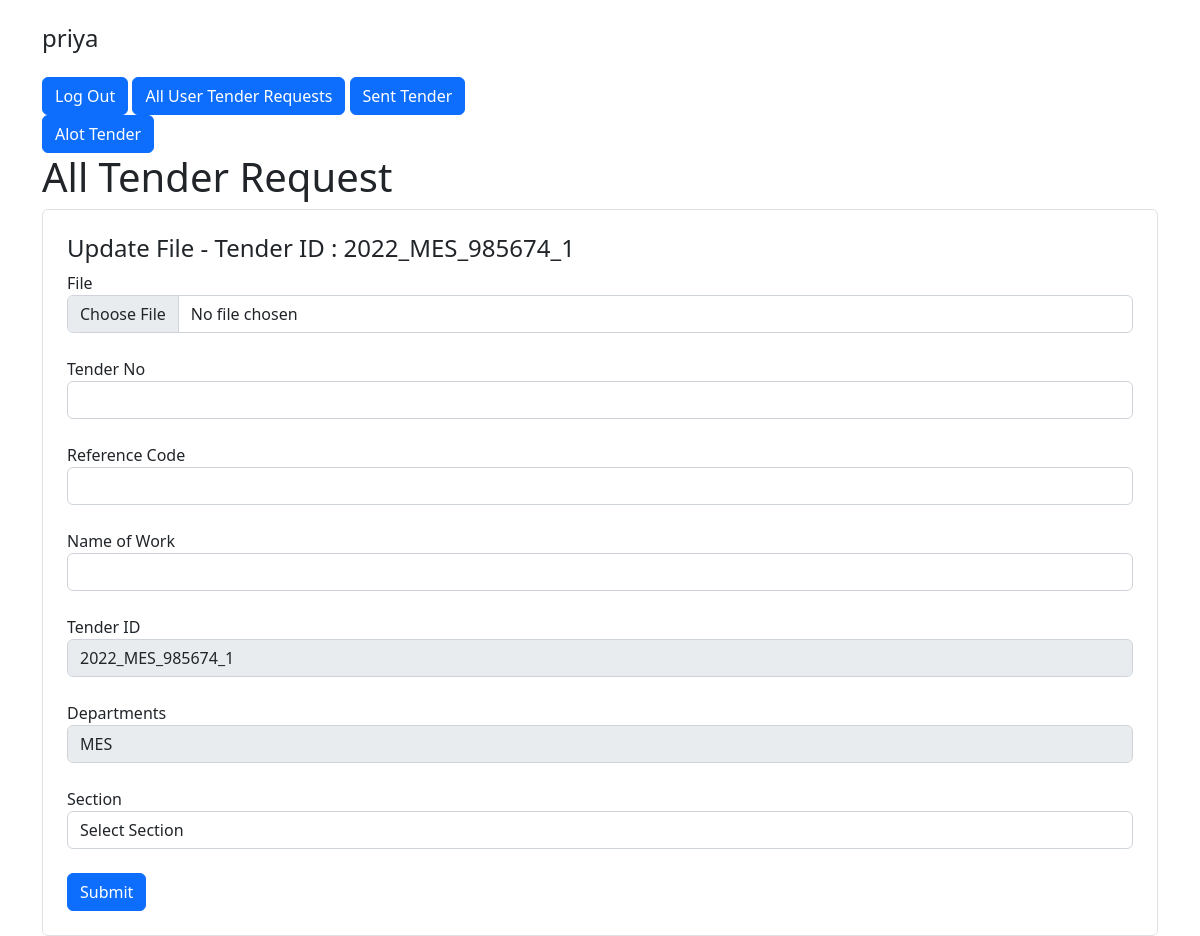
Page /tender-requests/update.php?id=4 (signed in) on the committed database.
### tables this page shows
CREATE TABLE `user_tender_requests` (
  `id` int(11) NOT NULL,
  `user_id` int(11) NOT NULL,
  `tender_id` int(11) NOT NULL,
  `created_at` timestamp NOT NULL DEFAULT current_timestamp(),
  `status` varchar(15) NOT NULL,
  `tender_no` varchar(20) DEFAULT NULL,
  `name_of_work` varchar(255) DEFAULT NULL,
  `file_name` varchar(40) DEFAULT NULL,
  `reference_code` varchar(20) DEFAULT NULL,
  `section_id` varchar(20) NOT NULL,
  `sent_at` datetime DEFAULT NULL,
  `edit_user_id` int(11) DEFAULT NULL,
  `allotted_at` datetime DEFAULT NULL,
  `updated_at` datetime DEFAULT current_timestamp() ON UPDATE current_timestamp()
);

CREATE TABLE `tenders` (
  `id` int(11) NOT NULL,
  `due_date` date DEFAULT NULL,
  `tenderID` varchar(255) DEFAULT NULL,
  `department_id` int(11) DEFAULT NULL
);

### tender-requests/update.php (the view, shortened to what this page needs)
<?php
require_once "../config.php";
$allDepartmentQuery = "SELECT * FROM department ORDER BY name ASC;";
$departments = $link->query($allDepartmentQuery);
$query = "SELECT users.username, users.email, users.id as userID, department.name as departmentName,
tenders.tenderID, user_tender_requests.id, tenders.due_date, user_tender_requests.created_at FROM `user_tender_requests`
inner join `users` on user_tender_requests.user_id= users.id inner join `tenders` on user_tender_requests.tender_id = tenders.id
inner join `department` on tenders.department_id = department.id where user_tender_requests.id=?;";
$updateTenderRequest = $link->prepare($query);
$updateTenderRequest->bind_param("i", $_GET['id']);
if ($updateTenderRequest->execute()) {
    $tenderRequest = $updateTenderRequest->get_result()->fetch_assoc();
}
?>
<!DOCTYPE html>
<html lang="en">
<head>
    <link href="https://cdn.jsdelivr.net/npm/bootstrap@5.2.0-beta1/dist/css/bootstrap.min.css" rel="stylesheet">
</head>
<body>
    <div class="container">
        <div class="col-lg-5 text-left">
            <h4 class="my-4"><?= htmlspecialchars($_SESSION["username"]); ?></h4>
            <a href="./logout.php" class="btn btn-primary">Log Out</a>
            <a href="../tender-requests/" class="btn btn-primary">All User Tender Requests</a>
            <a href="../sent-tenders/" class="btn btn-primary">Sent Tender</a>
            <a href="../alot-tenders/" class="btn btn-primary">Alot Tender</a>
        </div>
        <div class="row justify-content-center">
            <div class="col-lg-12">
                <h1>All Tender Request</h1>
                <div class="form-wrap border rounded p-4 ">
                    <div class="box box-primary">
                        <div class="box-header">
                            <h4 class="box-title">Update File - Tender ID : <?php echo $tenderRequest['tenderID'] ?> </h4>
                        </div>
                        <form method="POST" accept-charset="UTF-8" role="form" enctype="multipart/form-data">
                            <div class="box-body">
                                <div>
                                    <span>File</span>
                                    <input type="file" class="form-control" placeholder="" name="file" required="">
                                </div><br>
                                <div>
                                    <span>Tender No</span>
                                    <input type="text" class="form-control" placeholder="" name="tender_no" required="">
                                </div><br>
                                <div>
                                    <span>Reference Code</span>
                                    <input type="text" class="form-control" placeholder="" name="ref_code">
                                </div><br>
                                <div>
                                    <span>Name of Work</span>
                                    <input type="text" class="form-control" placeholder="" name="work_name">
                                </div><br>
                                <div>
                                    <span>Tender ID</span>
                                    <input type="text" class="form-control" placeholder="" name="tender_id" value="<?php echo $tenderRequest['tenderID'] ?>" disabled>
                                </div><br>
                                <div>
                                    <span>Departments</span>
                                    <select name="department_id" class="form-control" required="" disabled>
                                        <?php if ($departments->num_rows > 0) {
                                            while ($row = $departments->fetch_assoc()) { ?>
                                                <option <?php echo 'value="' .  $row["id"] . '"';
                                                        if ($tenderRequest['departmentName'] == $row["name"]) {
                                                            echo "selected=''";
                                                        } ?>><?= $row["name"] ?></option>
                                        <?php }
                                        } ?>
                                    </select>
                                </div><br>
                                <div>
                                    <span>Section</span>
                                    <select name="section_1" class="form-control" required="" onchange="getOption(this.value,4)">
                                        <option value="">Select Section</option>
                                    </select>
                                </div><br>
                                <div class="box-footer">
                                    <button type="submit" class="btn btn-primary" name="submit">Submit</button>
                                </div>
                            </div>
                        </form>
                    </div>
                </div>
            </div>
        </div>
    </div>
</body>
</html>

### rows in the picture
user_tender_requests: tender.tenderID "2022_MES_985674_1", tender_id "2022_MES_985674_1"

### other values in the picture
$_SESSION["username"] "priya"
form field department_id "MES"
